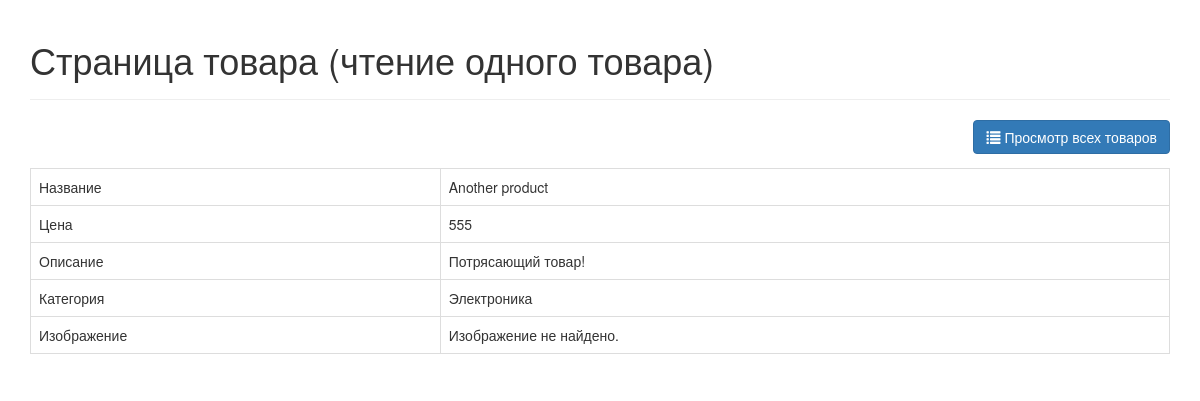
Screenshot of /read_product.php?id=26 with the database file from the repository.
### tables this page shows
CREATE TABLE `products` (
  `id` int(11) NOT NULL,
  `name` varchar(32) NOT NULL,
  `description` text NOT NULL,
  `price` int(11) NOT NULL,
  `image` varchar(255) NOT NULL,
  `category_id` int(11) NOT NULL,
  `created` datetime NOT NULL,
  `modified` timestamp NOT NULL DEFAULT CURRENT_TIMESTAMP
);

CREATE TABLE `categories` (
  `id` int(11) NOT NULL,
  `name` varchar(256) NOT NULL,
  `created` datetime NOT NULL,
  `modified` timestamp NOT NULL DEFAULT CURRENT_TIMESTAMP
);

### objects/product.php (called while the page is built, shortened)
<?php
class Product
{
    private $conn;
    private $table_name = "products";
    public $id;
    public function __construct($db)
    {
        $this->conn = $db;
    }
    function readOne()
    {
        $query = "SELECT name, price, description, category_id, image
        FROM " . $this->table_name . "
        WHERE id = ?
        LIMIT 0,1";
        $stmt = $this->conn->prepare($query);
        $stmt->bindParam(1, $this->id);
        $stmt->execute();
        $row = $stmt->fetch(PDO::FETCH_ASSOC);
        $this->name = $row["name"];
        $this->price = $row["price"];
        $this->description = $row["description"];
        $this->image = $row["image"];
    }
}

### objects/category.php (called while the page is built, shortened)
<?php
class Category
{
    private $conn;
    private $table_name = "categories";
    public $id;
    public function __construct($db)
    {
        $this->conn = $db;
    }
    function readName()
    {
        $query = "SELECT name FROM " . $this->table_name . " WHERE id = ? limit 0,1";
        $stmt = $this->conn->prepare($query);
        $stmt->bindParam(1, $this->id);
        $stmt->execute();
        $row = $stmt->fetch(PDO::FETCH_ASSOC);
        $this->name = $row["name"];
    }
}

### read_product.php (the view, shortened to what this page needs)
<?php
$id = isset($_GET["id"]) ? $_GET["id"] : die("ERROR: отсутствует ID.");
include_once "objects/product.php";
include_once "objects/category.php";
$database = new Database();
$db = $database->getConnection();
$product = new Product($db);
$category = new Category($db);
$product->id = $id;
$product->readOne();
require_once "layout_header.php";
?>
    <div class="right-button-margin">
        <a href="index.php" class="btn btn-primary pull-right">
            <span class="glyphicon glyphicon-list"></span> Просмотр всех товаров
        </a>
    </div>
    <table class="table table-hover table-responsive table-bordered">
        <tr>
            <td>Название</td>
            <td><?= $product->name; ?></td>
        </tr>
        <tr>
            <td>Цена</td>
            <td><?= $product->price; ?></td>
        </tr>
        <tr>
            <td>Описание</td>
            <td><?= $product->description; ?></td>
        </tr>
        <tr>
            <td>Категория</td>
            <td>
                <?php
                $category->id = $product->category_id;
                $category->readName();
                echo $category->name;
                ?>
            </td>
        <tr>
            <td>Изображение</td>
            <td>
                <?= $product->image ? "<img src='uploads/{$product->image}' style='width:300px;' />" : "Изображение не найдено."; ?>
            </td>
        </tr>
        </tr>
    </table>
<?php
require_once "layout_footer.php";

### libs/css/custom.css (style rules this page uses)
.right-button-margin { margin: 0 0 1em 0; overflow: hidden; }

### rows the page displays
products: name "Another product", price "555", description "Потрясающий товар!"
categories: name "Электроника"

### other values shown
$page_title "Страница товара (чтение одного товара)"
